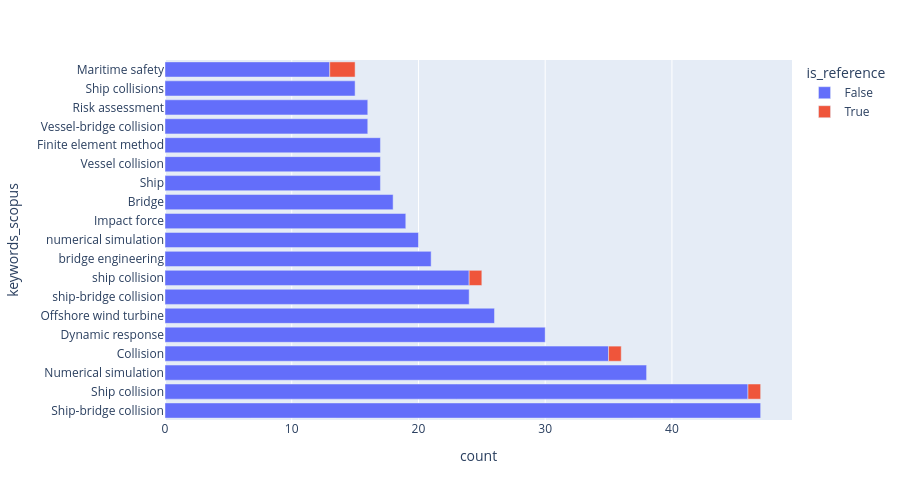

Notebook cell for this chart:
### Markdown cell above
### Keywords analysis

### Code cell
plot_histogram(
    df_dimensions_filtering_topic,
    col_name="keywords_scopus",
    seperator="|",
    min_count_to_keep=15,
    height=500,
)

### Figure 1 — Plotly figure (JSON) as saved in the notebook; plotly's stock layout.template omitted (floating-point values rounded to 4 significant figures)
{"data": [{"hovertemplate": "is_reference=False<br>count=%{x}<br>keywords_scopus=%{y}<extra></extra>", "legendgroup": "False", "marker": {"color": "#636efa", "pattern": {"shape": ""}}, "name": "False", "orientation": "h", "showlegend": true, "textposition": "auto", "type": "bar", "x": [47, 46, 38, 35, 30, 26, 24, 24, 21, 20, 19, 18, 17, 17, 17, 16, 16, 15, 13], "xaxis": "x", "y": ["Ship-bridge collision", "Ship collision", "Numerical simulation", "Collision", "Dynamic response", "Offshore wind turbine", "ship-bridge collision", "ship collision", "bridge engineering", "numerical simulation", "Impact force", "Bridge", "Ship", "Vessel collision", "Finite element method", "Vessel-bridge collision", "Risk assessment", "Ship collisions", "Maritime safety"], "yaxis": "y"}, {"hovertemplate": "is_reference=True<br>count=%{x}<br>keywords_scopus=%{y}<extra></extra>", "legendgroup": "True", "marker": {"color": "#EF553B", "pattern": {"shape": ""}}, "name": "True", "orientation": "h", "showlegend": true, "textposition": "auto", "type": "bar", "x": [2, 1, 1, 1], "xaxis": "x", "y": ["Maritime safety", "Ship collision", "ship collision", "Collision"], "yaxis": "y"}], "layout": {"barmode": "relative", "height": 500, "legend": {"title": {"text": "is_reference"}, "tracegroupgap": 0}, "margin": {"t": 60}, "xaxis": {"anchor": "y", "domain": [0, 1], "title": {"text": "count"}}, "yaxis": {"anchor": "x", "domain": [0, 1], "title": {"text": "keywords_scopus"}}}}
